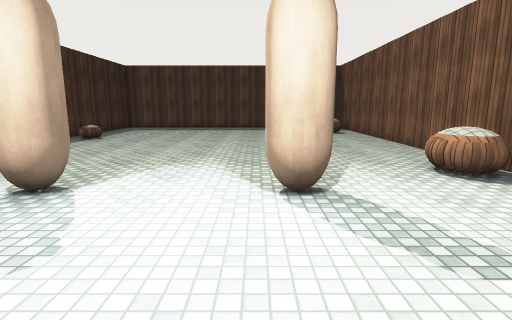
View 1 (above)

12 first-person views from a walk through a scene from a Unity 3-D project. The camera is 1.4 m above the floor, tilts 10° down and sees 80° across. The floor is counted in squares, 1 m on a side. Each view is taken from the middle of a square. On the plan, view 1 faces up. The plan holds only what a view shows up to about 14 squares ahead; the rest is blank. Some animated figures are left out. Surface patterns are stand-ins for the level's own textures.

View 2
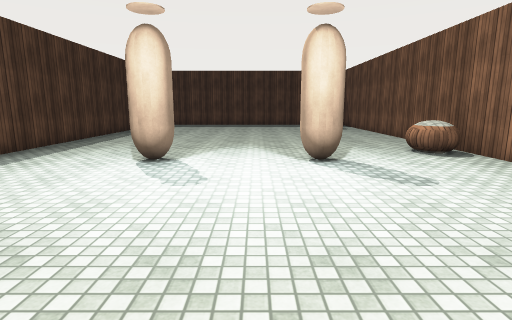

View 3
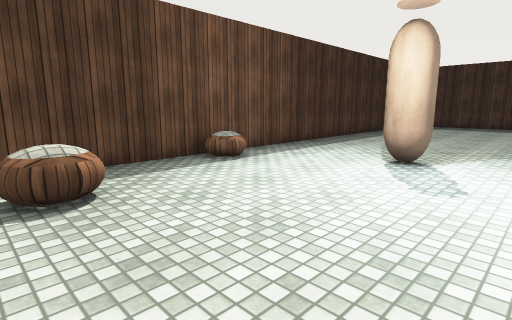

View 4
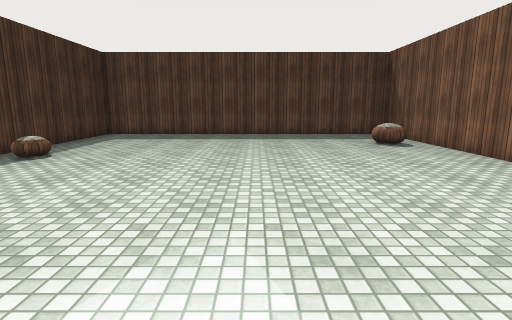

View 5
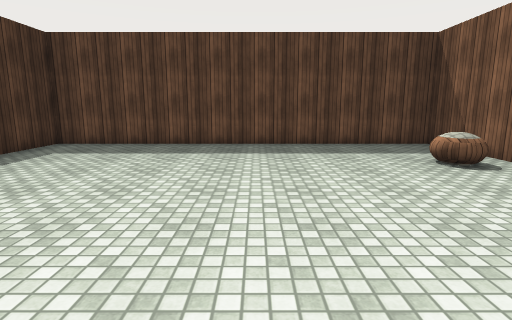

View 6
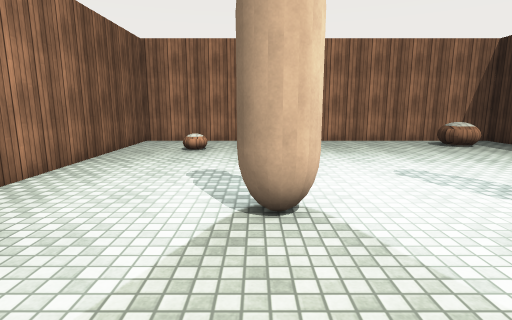

View 7
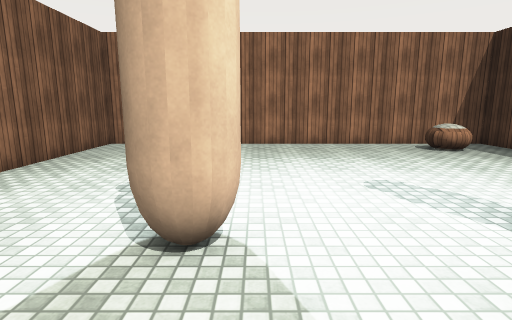

View 8
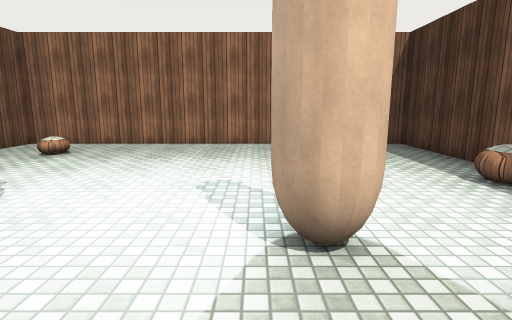

View 9
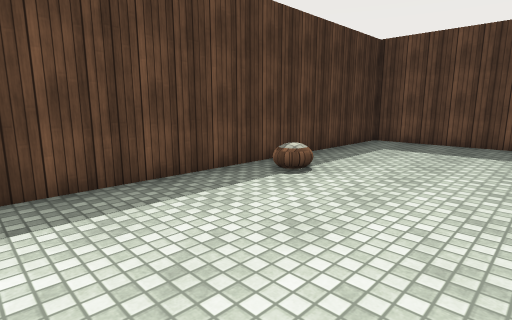

View 10
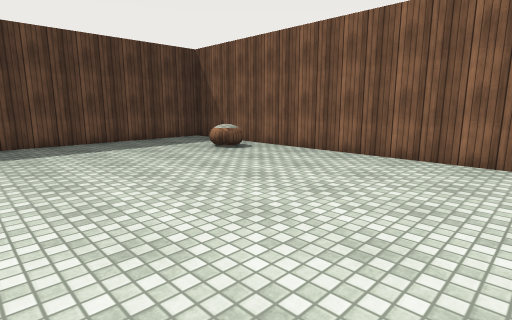

View 11
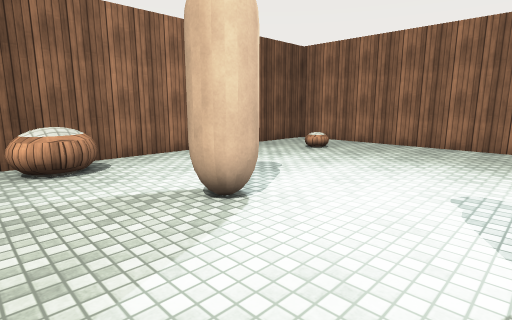

View 12
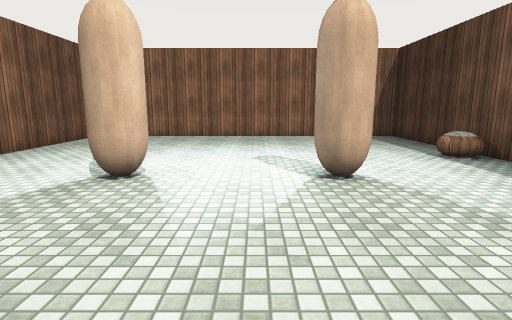

### Floor plan
Key: @ floor where view 1 was taken; # wall or solid block; x gap in a wall; . floor; = window, fence, low wall or low ledge; ^ raised ledge; O other object.
Columns run from 9 left of view 1 to 6 right of it. Each row starts with its distance up from view 1.
 21 ################
 20 #..............#
 19 #..............#
 18 #..............#
 17 #............^.#
 16 #............^.#
 15 #..............#
 14 #..............#
 13 #..............#
 12 #..............#
 11 #..............#
 10 #..............#
  9 #..............#
  8 #..............#
  7 #............^^#
  6 #............^^#
  5 #....OO..OO....#
  4 #..............#
  3 ##.............#
  2 ##=............#
  1 #..............#
  0 #........@.....#
 -1 #..=........O..#
 -2 #.^^...........#
 -3 #..x...........#
 -4 ################

Where each view was taken, in squares from view 1:
view 1: 0 up, 0 right, facing up
view 2: 3 down, 1 left, facing up
view 3: 3 down, 1 left, facing up-left
view 4: 5 up, 1 left, facing up
view 5: 9 up, 1 left, facing up
view 6: 9 up, 1 right, facing down
view 7: 8 up, 0 right, facing down
view 8: 8 up, 3 left, facing down
view 9: 8 up, 3 left, facing up-left
view 10: 8 up, 3 left, facing up-right
view 11: 8 up, 3 left, facing down-right
view 12: 11 up, 2 left, facing down
